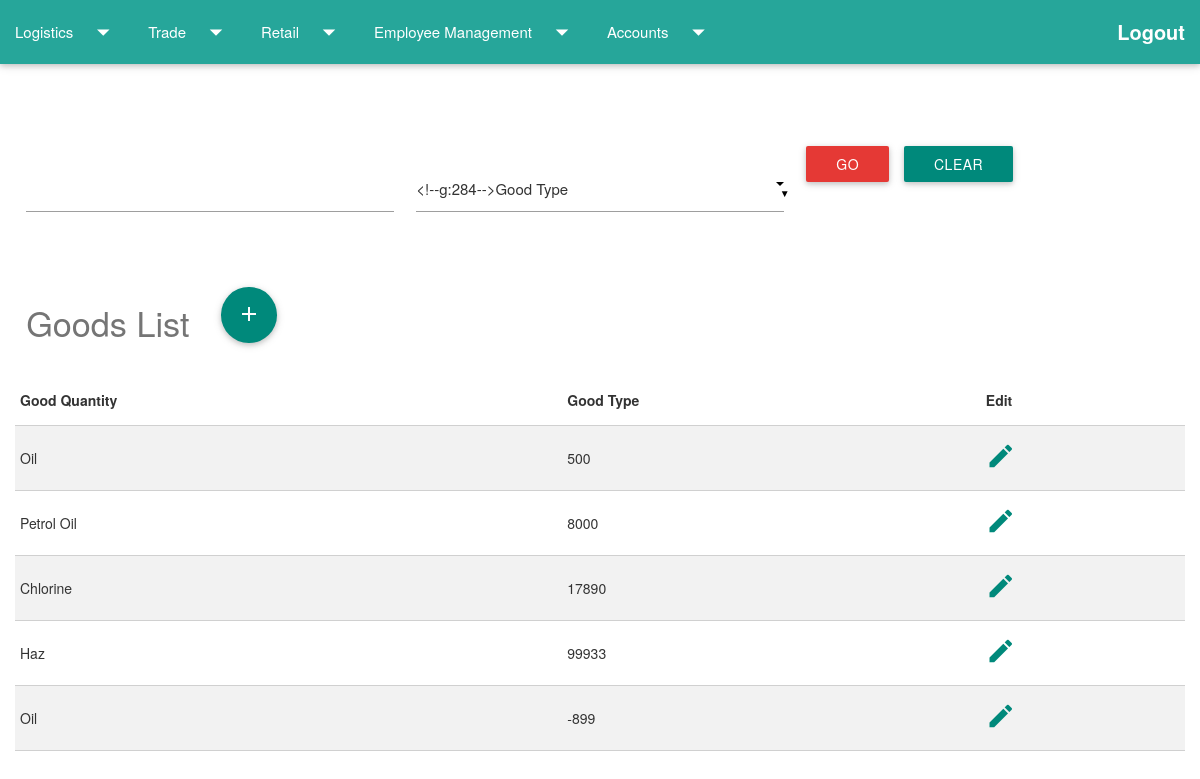
Screenshot of /homepage/trade/goodslist/ (signed in) with the database file from the repository.
### trade/models.py (models this page shows, shortened)
@python_2_unicode_compatible
class Good(models.Model):
	good_type = models.CharField(max_length=100,default='Oil')
	good_quantity = models.PositiveIntegerField(default=0)

### trade/views.py (the view)
def goods_admin(request):
    if request.user.is_authenticated() and request.user.groups.all()[0].id==2:
        if request.method == "POST":
            form = GoodSearchForm(request.POST)
            if form.is_valid():
                searchitem = form.cleaned_data['good_search_item']
                goodtype = form.cleaned_data['good_type']+"__icontains"
                good_list = Good.objects.filter(**{goodtype: searchitem})
                return render(request, 'trade/good_list.html', {'good_list': good_list,'form': form,'title':"Goods Admin"})
            else:
                good_list = Good.objects.all()
                form = GoodSearchForm()
                return render(request, 'trade/good_list.html', {'good_list': good_list,'form': form,'title':"Goods Admin"})
        else:
            good_list = Good.objects.all()
            form = GoodSearchForm()
        return render(request, 'trade/good_list.html', {'good_list': good_list,'form': form,'title':"Goods Admin"})
    else:
        return redirect(index)

### trade/forms.py
class GoodSearchForm(forms.ModelForm):
    class Meta:
        model = Goodssearch
        fields = ('good_search_item', 'good_type',)

### trade/templates/trade/good_list.html (shortened to what this page needs)
{% extends 'logistics/firstpage.html' %}
{% block content %}
<div class="container-fluid">
    <div class="row">
        <div class="row"></div>
    </div>
    <form method="POST" class="post-form">
        <div class="row">
            <div class="col l4 m6 s6">
                {{ form.good_search_item}} <br>
            </div>
            <div class="col l4 m6 s6">
                {{ form.good_type}} <br>
            </div>
            <div class="col l1 m6 s6">
                <button type="submit" class="save btn btn-default red darken-1">Go</button>
            </div>
            <div class="col l1 m6 s6">
                <a href="{% url 'trucks_admin' %}" class="waves-effect waves-light btn   teal darken-1">Clear</a>
            </div>
        </div>
    </form>
          <div class="row">
        <h4 class="headingcolour col s2">Goods List</h4>
       <div class="col s3" >
      <a class="btn-floating btn-large teal darken-1 " href="{% url 'good_new' %}">
      <i class="large material-icons">add</i>
    </a>
   </div>
   </div>
        {% if good_list %}
        <table class="bordered striped">
            <thead>
                <tr>
                    <th>Good Quantity</th>
                    <th>Good Type</th>
                    <th>Edit</th>
                </tr>
            </thead>
            <tbody>
                {% for good in good_list %}
                <tr>
                    <td>{{good.good_type}}</td>
                    <td>{{good.good_quantity}}</td>
                    <td>  <a href="{% url 'good_edit' goodid=good.id %}" >
                        <i class="small material-icons icon-cyan ">mode_edit</i>
                        </a>
                    </td>
                </tr>
                {% endfor %}
            </tbody>
        </table>
        {% else %}
        <p>No results !</p>
        {% endif %}
</div>
{% endblock %}

### logistics/static/css/style.css (style rules this page uses)
.headingcolour { color: #757575; }
i.icon-cyan { color: #00897b; }
body { background: #ffffff; }

### rows the page displays
Good: good_type "Oil", good_quantity "500"
Good: good_type "Petrol Oil", good_quantity "8000"
Good: good_type "Chlorine", good_quantity "17890"
Good: good_type "Haz", good_quantity "99933"
Good: good_type "Oil", good_quantity "-899"
